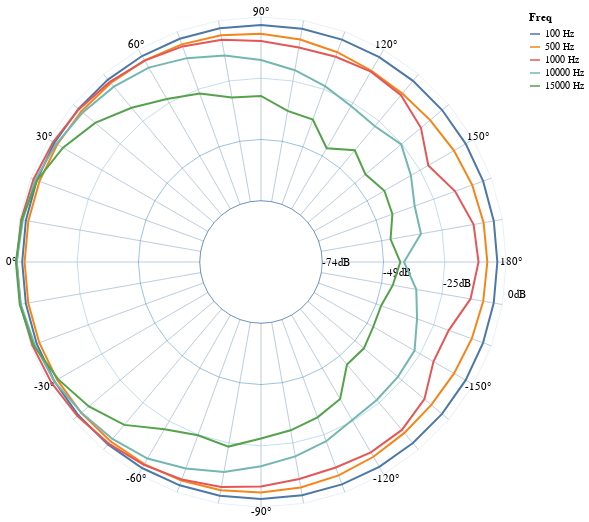

Here is the notebook cell this chart was saved with:
### Code cell
def graph_radar(dfu, graph_params):

    # which part of the circle do we plot?                                                                                                                                                       
    angle_min, angle_max = radar_angle_range(dfu.columns)
    anglelist = [a for a in range(angle_min, angle_max+10, 10)]
    # print(angle_min, angle_max)
    # print(dfu.columns)
    # print(anglelist)

    # display some curves                                                                                                                                                                        
    dbmax, dbs_df = radar_plot(anglelist, dfu)
    
    # build a grid                                                                                                                                                                               
    grid_df = radar_grid_grid(anglelist)
    circle_df, circle_text = radar_grid_circle(anglelist, dbmax)
    text_df = radar_grid_text(anglelist)

    grid = alt.Chart(grid_df).mark_line(
    ).encode(
        alt.Latitude('x:Q'), 
        alt.Longitude('y:Q'), 
        size=alt.value(1),
        opacity=alt.value(0.2)
    ).project(type='azimuthalEquidistant', rotate=[0, 0, 90])

    circle = alt.Chart(circle_df).mark_line(
    ).encode(
        alt.Latitude('x:Q'),
        alt.Longitude('y:Q'),
        alt.Color('value:Q', legend=None),
        size=alt.value(0.5)
    ).project(
        type='azimuthalEquidistant',
        rotate=[0, 0, 90]
    )
    
    legend = alt.Chart(circle_text).mark_text(
        dx=15,
        dy=-10
    ).encode(
        alt.Latitude('x:Q'), 
        alt.Longitude('y:Q'), 
        text='text:O'
    ).project(type='azimuthalEquidistant', rotate=[0, 0, 90])
        
    text = alt.Chart(text_df).mark_text(
    ).encode(
        alt.Latitude('x:Q'), 
        alt.Longitude('y:Q'), 
        text='text:O'
    ).project(type='azimuthalEquidistant', rotate=[0, 0, 90])

    dbs = alt.Chart(dbs_df).mark_line(
        thickness=3
    ).encode(
        alt.Latitude('x:Q'), 
        alt.Longitude('y:Q'), 
        alt.Color('Freq:N', sort=None), 
    ).project(
        type='azimuthalEquidistant', rotate=[0, 0, 90]
    ).properties(width=graph_params['width'], height=graph_params['height'])

    # return (dbs | grid) & (circle+legend | text) & (grid+circle+legend+text+dbs)
    return (grid+circle+legend+text+dbs)


dfu = df['SPL Horizontal_unmelted']
params = radar_params_default
params['width'] = 500
params['height'] = params['width']
graph_radar(dfu, params)

### Figure 1 — Vega-Lite specification as saved in the notebook (floating-point values rounded to 4 significant figures; data arrays with more than 128 entries replaced by an {"elided": "..."} marker saying what was removed)
{"config": {"view": {"continuousWidth": 400, "continuousHeight": 300}}, "layer": [{"data": {"name": "data-f16024eb7df930e78b441f52bd039a27"}, "mark": "line", "encoding": {"latitude": {"field": "x", "type": "quantitative"}, "longitude": {"field": "y", "type": "quantitative"}, "opacity": {"value": 0.2}, "size": {"value": 1}}, "projection": {"rotate": [0, 0, 90], "type": "azimuthalEquidistant"}}, {"data": {"name": "data-9fa418a18cb970df56acdd1e01a9c020"}, "mark": "line", "encoding": {"color": {"type": "quantitative", "field": "value", "legend": null}, "latitude": {"field": "x", "type": "quantitative"}, "longitude": {"field": "y", "type": "quantitative"}, "size": {"value": 0.5}}, "projection": {"rotate": [0, 0, 90], "type": "azimuthalEquidistant"}}, {"data": {"name": "data-f1932799f28ecaf6478c50ee65bee7f4"}, "mark": {"type": "text", "dx": 15, "dy": -10}, "encoding": {"latitude": {"field": "x", "type": "quantitative"}, "longitude": {"field": "y", "type": "quantitative"}, "text": {"type": "ordinal", "field": "text"}}, "projection": {"rotate": [0, 0, 90], "type": "azimuthalEquidistant"}}, {"data": {"name": "data-1cc69e1a6b312f2ea1a9527467f0eb91"}, "mark": "text", "encoding": {"latitude": {"field": "x", "type": "quantitative"}, "longitude": {"field": "y", "type": "quantitative"}, "text": {"type": "ordinal", "field": "text"}}, "projection": {"rotate": [0, 0, 90], "type": "azimuthalEquidistant"}}, {"data": {"name": "data-d619590f0ea5ffe1358965793cded131"}, "mark": {"type": "line", "thickness": 3}, "encoding": {"color": {"type": "nominal", "field": "Freq", "sort": null}, "latitude": {"field": "x", "type": "quantitative"}, "longitude": {"field": "y", "type": "quantitative"}}, "height": 500, "projection": {"rotate": [0, 0, 90], "type": "azimuthalEquidistant"}, "width": 500}], "$schema": "https://vega.github.io/schema/vega-lite/v4.0.2.json", "datasets": {"data-f16024eb7df930e78b441f52bd039a27": [{"x": -0.2462, "y": -0.04341}, {"x": -0.9848, "y": -0.1736}, {"x": -0.2462, "y": -0.04341}, {"x": -0.2349, "y": -0.08551}, {"x": -0.9397, "y": -0.342}, {"x": -0.2349, "y": -0.08551}, {"x": -0.2165, "y": -0.125}, {"x": -0.866, "y": -0.5}, {"x": -0.2165, "y": -0.125}, {"x": -0.1915, "y": -0.1607}, {"x": -0.766, "y": -0.6428}, {"x": -0.1915, "y": -0.1607}, {"x": -0.1607, "y": -0.1915}, {"x": -0.6428, "y": -0.766}, {"x": -0.1607, "y": -0.1915}, {"x": -0.125, "y": -0.2165}, {"x": -0.5, "y": -0.866}, {"x": -0.125, "y": -0.2165}, {"x": -0.08551, "y": -0.2349}, {"x": -0.342, "y": -0.9397}, {"x": -0.08551, "y": -0.2349}, {"x": -0.04341, "y": -0.2462}, {"x": -0.1736, "y": -0.9848}, {"x": -0.04341, "y": -0.2462}, {"x": 1.531e-17, "y": -0.25}, {"x": 6.123e-17, "y": -1.0}, {"x": 1.531e-17, "y": -0.25}, {"x": 0.04341, "y": -0.2462}, {"x": 0.1736, "y": -0.9848}, {"x": 0.04341, "y": -0.2462}, {"x": 0.08551, "y": -0.2349}, {"x": 0.342, "y": -0.9397}, {"x": 0.08551, "y": -0.2349}, {"x": 0.125, "y": -0.2165}, {"x": 0.5, "y": -0.866}, {"x": 0.125, "y": -0.2165}, {"x": 0.1607, "y": -0.1915}, {"x": 0.6428, "y": -0.766}, {"x": 0.1607, "y": -0.1915}, {"x": 0.1915, "y": -0.1607}, {"x": 0.766, "y": -0.6428}, {"x": 0.1915, "y": -0.1607}, {"x": 0.2165, "y": -0.125}, {"x": 0.866, "y": -0.5}, {"x": 0.2165, "y": -0.125}, {"x": 0.2349, "y": -0.08551}, {"x": 0.9397, "y": -0.342}, {"x": 0.2349, "y": -0.08551}, {"x": 0.2462, "y": -0.04341}, {"x": 0.9848, "y": -0.1736}, {"x": 0.2462, "y": -0.04341}, {"x": 0.25, "y": 0.0}, {"x": 1.0, "y": 0.0}, {"x": 0.25, "y": 0.0}, {"x": 0.2462, "y": 0.04341}, {"x": 0.9848, "y": 0.1736}, {"x": 0.2462, "y": 0.04341}, {"x": 0.2349, "y": 0.08551}, {"x": 0.9397, "y": 0.342}, {"x": 0.2349, "y": 0.08551}, {"x": 0.2165, "y": 0.125}, {"x": 0.866, "y": 0.5}, {"x": 0.2165, "y": 0.125}, {"x": 0.1915, "y": 0.1607}, {"x": 0.766, "y": 0.6428}, {"x": 0.1915, "y": 0.1607}, {"x": 0.1607, "y": 0.1915}, {"x": 0.6428, "y": 0.766}, {"x": 0.1607, "y": 0.1915}, {"x": 0.125, "y": 0.2165}, {"x": 0.5, "y": 0.866}, {"x": 0.125, "y": 0.2165}, {"x": 0.08551, "y": 0.2349}, {"x": 0.342, "y": 0.9397}, {"x": 0.08551, "y": 0.2349}, {"x": 0.04341, "y": 0.2462}, {"x": 0.1736, "y": 0.9848}, {"x": 0.04341, "y": 0.2462}, {"x": 1.531e-17, "y": 0.25}, {"x": 6.123e-17, "y": 1.0}, {"x": 1.531e-17, "y": 0.25}, {"x": -0.04341, "y": 0.2462}, {"x": -0.1736, "y": 0.9848}, {"x": -0.04341, "y": 0.2462}, {"x": -0.08551, "y": 0.2349}, {"x": -0.342, "y": 0.9397}, {"x": -0.08551, "y": 0.2349}, {"x": -0.125, "y": 0.2165}, {"x": -0.5, "y": 0.866}, {"x": -0.125, "y": 0.2165}, {"x": -0.1607, "y": 0.1915}, {"x": -0.6428, "y": 0.766}, {"x": -0.1607, "y": 0.1915}, {"x": -0.1915, "y": 0.1607}, {"x": -0.766, "y": 0.6428}, {"x": -0.1915, "y": 0.1607}, {"x": -0.2165, "y": 0.125}, {"x": -0.866, "y": 0.5}, {"x": -0.2165, "y": 0.125}, {"x": -0.2349, "y": 0.08551}, {"x": -0.9397, "y": 0.342}, {"x": -0.2349, "y": 0.08551}, {"x": -0.2462, "y": 0.04341}, {"x": -0.9848, "y": 0.1736}, {"x": -0.2462, "y": 0.04341}, {"x": -0.25, "y": 3.062e-17}, {"x": -1.0, "y": 1.225e-16}, {"x": -0.25, "y": 3.062e-17}], "data-9fa418a18cb970df56acdd1e01a9c020": {"elided": "148 records"}, "data-f1932799f28ecaf6478c50ee65bee7f4": [{"x": -0.2462, "y": -0.04341, "text": "-74dB"}, {"x": -0.4924, "y": -0.08682, "text": "-49dB"}, {"x": -0.7386, "y": -0.1302, "text": "-25dB"}, {"x": -0.9848, "y": -0.1736, "text": "0dB"}], "data-1cc69e1a6b312f2ea1a9527467f0eb91": [{"x": -1.005, "y": -0.1771, "text": ""}, {"x": -0.9585, "y": -0.3489, "text": ""}, {"x": -0.8833, "y": -0.51, "text": "-150°"}, {"x": -0.7814, "y": -0.6556, "text": ""}, {"x": -0.6556, "y": -0.7814, "text": ""}, {"x": -0.51, "y": -0.8833, "text": "-120°"}, {"x": -0.3489, "y": -0.9585, "text": ""}, {"x": -0.1771, "y": -1.005, "text": ""}, {"x": 6.246e-17, "y": -1.02, "text": "-90°"}, {"x": 0.1771, "y": -1.005, "text": ""}, {"x": 0.3489, "y": -0.9585, "text": ""}, {"x": 0.51, "y": -0.8833, "text": "-60°"}, {"x": 0.6556, "y": -0.7814, "text": ""}, {"x": 0.7814, "y": -0.6556, "text": ""}, {"x": 0.8833, "y": -0.51, "text": "-30°"}, {"x": 0.9585, "y": -0.3489, "text": ""}, {"x": 1.005, "y": -0.1771, "text": ""}, {"x": 1.02, "y": 0.0, "text": "0°"}, {"x": 1.005, "y": 0.1771, "text": ""}, {"x": 0.9585, "y": 0.3489, "text": ""}, {"x": 0.8833, "y": 0.51, "text": "30°"}, {"x": 0.7814, "y": 0.6556, "text": ""}, {"x": 0.6556, "y": 0.7814, "text": ""}, {"x": 0.51, "y": 0.8833, "text": "60°"}, {"x": 0.3489, "y": 0.9585, "text": ""}, {"x": 0.1771, "y": 1.005, "text": ""}, {"x": 6.246e-17, "y": 1.02, "text": "90°"}, {"x": -0.1771, "y": 1.005, "text": ""}, {"x": -0.3489, "y": 0.9585, "text": ""}, {"x": -0.51, "y": 0.8833, "text": "120°"}, {"x": -0.6556, "y": 0.7814, "text": ""}, {"x": -0.7814, "y": 0.6556, "text": ""}, {"x": -0.8833, "y": 0.51, "text": "150°"}, {"x": -0.9585, "y": 0.3489, "text": ""}, {"x": -1.005, "y": 0.1771, "text": ""}, {"x": -1.02, "y": 1.249e-16, "text": "180°"}, {"x": -1.005, "y": -0.1771, "text": ""}], "data-d619590f0ea5ffe1358965793cded131": {"elided": "185 records"}}}
